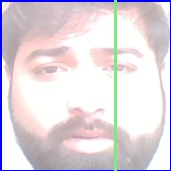
#> input picture Watchdog_Client/src/test.jpg, 171 x 171 px
$ python -i detector.py   (imports and definitions only)
#> lines starting #> are read from the running program, lines starting #| are printed output that depends on the picture; after the words box and inside, x2 and y2 are one past the last pixel; in counts of white or black regions, pixels touching at a corner belong together
#> further down, picture is the input picture: shape (171, 171, 3); mean B, G, R 221.3, 214.4, 223.1
import numpy as np
import cv2
import datetime

class Detectors(object):
    face_cascade = cv2.CascadeClassifier('../cascades/haarcascade_frontalface_alt2.xml')
    firstFrame = None

    def __init__(self):
        self.fgbg = cv2.createBackgroundSubtractorMOG2()
        self.count = 0

    def detect_face(self, frame):
        gray = cv2.cvtColor(frame, cv2.COLOR_BGR2GRAY)
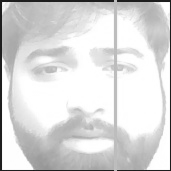
#> gray: shape (171, 171); min 22, max 255, mean 217.8
        gray = cv2.GaussianBlur(gray, (21, 21), 0)
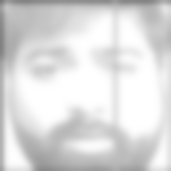
#> gray: shape (171, 171); min 121, max 255, mean 219.5
        cv2.putText(frame, datetime.datetime.now().strftime("%A %d %B %Y %I:%M:%S%p"),
                    (10, frame.shape[0]-10), cv2.FONT_HERSHEY_SIMPLEX, 0.35, (0, 0, 255), 1)
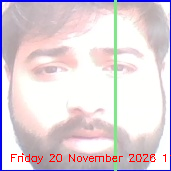
#> frame: shape (171, 171, 3); 1.17% of pixels changed, all inside (x1, y1, x2, y2) = (11, 153, 171, 164)
        face_infos = self.face_cascade.detectMultiScale(gray, scaleFactor=1.3,
                                                 minNeighbors=5)
#> face_infos = ()

        detect_info = []
        for (x, y, w, h) in face_infos:
            b = np.array([[x+w / 2], [y+h / 2]])
            face_img = frame[y:y + h, x:x + w]
            cv2.rectangle(frame, (x, y), (x + w, y + h), (255, 0, 0), 2)
            detect_info.append([np.round(b), face_img])     # center point, face image
#> this loop made 0 passes
#> after the loop, detect_info = []
        return detect_info

>>> import cv2
>>> picture = cv2.imread('test.jpg')
>>> result = Detectors().detect_face(picture)
#> result = []
